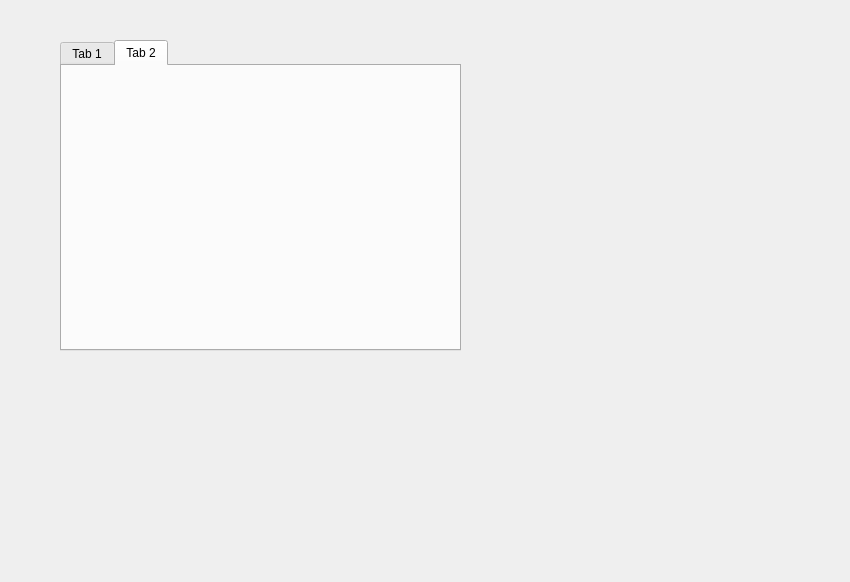
<?xml version="1.0" encoding="UTF-8"?>
<ui version="4.0">
 <class>Widget</class>
 <widget class="QWidget" name="Widget">
  <property name="geometry">
   <rect>
    <x>0</x>
    <y>0</y>
    <width>850</width>
    <height>582</height>
   </rect>
  </property>
  <property name="windowTitle">
   <string>Widget</string>
  </property>
  <widget class="QTabWidget" name="tabWidget">
   <property name="geometry">
    <rect>
     <x>60</x>
     <y>40</y>
     <width>401</width>
     <height>311</height>
    </rect>
   </property>
   <property name="currentIndex">
    <number>1</number>
   </property>
   <widget class="QWidget" name="tab">
    <attribute name="title">
     <string>Tab 1</string>
    </attribute>
   </widget>
   <widget class="QWidget" name="tab_2">
    <attribute name="title">
     <string>Tab 2</string>
    </attribute>
   </widget>
  </widget>
 </widget>
 <layoutdefault spacing="6" margin="11"/>
 <resources/>
 <connections/>
</ui>
